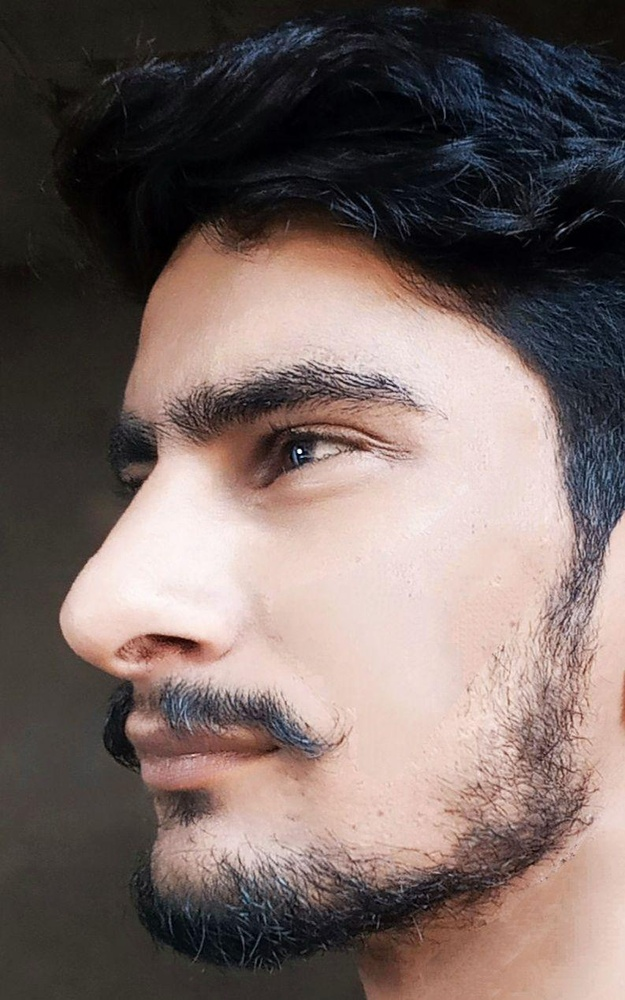
#> input picture image.jpg, 625 x 1000 px, shrunk from 793 x 1269 before the run
$ python EmbossingFiltering.py
#> lines starting #> are read from the running program, lines starting #| are printed output that depends on the picture
# Embossing
# An embossing filter will take an image and convert it into an embossed image.
# We basically take each pixel and replace it with a shadow or a highligh
import cv2
import numpy as np

img_emboss_input = cv2.imread('image.jpg')
#> img_emboss_input is the input picture: shape (1000, 625, 3); mean B, G, R 98.8, 102.5, 117.2

# generating the kernels
kernel_emboss_1 = np.array([[0,-1,-1],
                            [1,0,-1],
                            [1,1,0]])
kernel_emboss_2 = np.array([[-1,-1,0],
                            [-1,0,1],
                            [0,1,1]])
kernel_emboss_3 = np.array([[1,0,0],
                            [0,0,0],])

sharpend_1 = cv2.filter2D(img_emboss_input, -1, kernel_emboss_1)
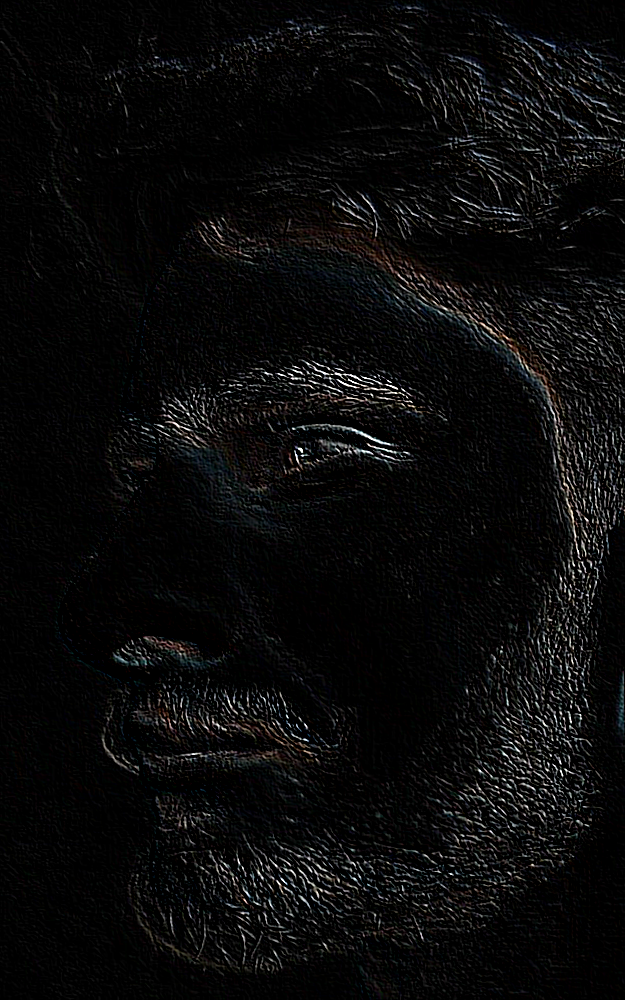
#> sharpend_1: shape (1000, 625, 3); mean B, G, R 10.3, 10.2, 10.3
sharpend_2 = cv2.filter2D(img_emboss_input, -1, kernel_emboss_2)
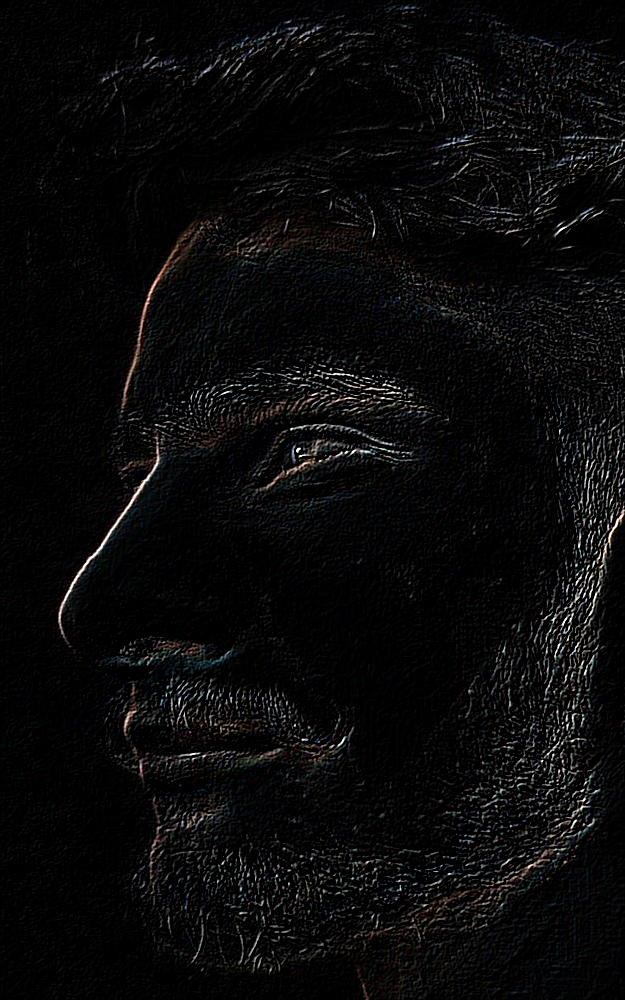
#> sharpend_2: shape (1000, 625, 3); mean B, G, R 9.6, 9.5, 9.6
sharpend_3 = cv2.filter2D(img_emboss_input, -1, kernel_emboss_3)

cv2.imshow("image sharpening_1", sharpend_1)
cv2.imshow("image sharpening_2", sharpend_2)
cv2.imshow("image sharpening_3", sharpend_3)
cv2.waitKey(0)
cv2.destroyAllWindows()
